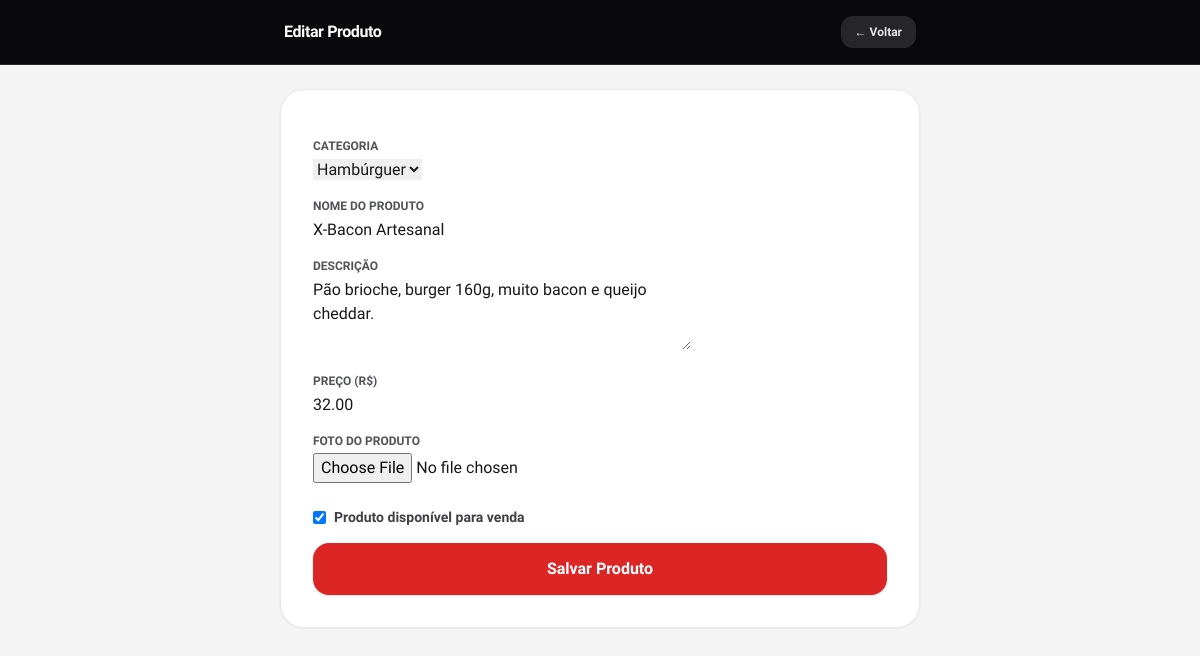
Screenshot of /produto/1/editar/ (signed in) with the database file from the repository.
### delivery/models.py (models this page shows, shortened)
class Produto(models.Model):
    categoria = models.ForeignKey(Categoria, on_delete=models.CASCADE, related_name="produtos")
    nome = models.CharField(max_length=150)
    descricao = models.TextField(blank=True, help_text="Ingredientes e detalhes")
    preco = models.DecimalField(max_digits=8, decimal_places=2)
    imagem = models.ImageField(upload_to="produtos/", blank=True, null=True)
    disponivel = models.BooleanField(default=True)
    class Meta:
        verbose_name_plural = "Produtos"

### delivery/views.py (the view)
# urls.py: path('produto/<int:produto_id>/editar/', views.produto_editar_view, name='produto_editar'),
@login_required
def produto_editar_view(request, produto_id):
    produto = get_object_or_404(Produto, id=produto_id)
    if request.method == 'POST':
        form = ProdutoForm(request.POST, request.FILES, instance=produto)
        if form.is_valid():
            form.save()
            return redirect('produto_detalhe', produto_id=produto.id)
    else:
        form = ProdutoForm(instance=produto)
    return render(request, 'delivery/produto_form.html', {
        'form': form,
        'titulo': 'Editar Produto',
        'produto': produto
    })

### delivery/forms.py
class ProdutoForm(forms.ModelForm):
    class Meta:
        model = Produto
        fields = ['categoria', 'nome', 'descricao', 'preco', 'imagem', 'disponivel']
        widgets = {
            'categoria': forms.Select(attrs={'class': 'form-select rounded-3'}),
            'nome': forms.TextInput(attrs={'class': 'form-control rounded-3'}),
            'descricao': forms.Textarea(attrs={'class': 'form-control rounded-3', 'rows': 3}),
            'preco': forms.NumberInput(attrs={'class': 'form-control rounded-3', 'step': '0.01'}),
            'imagem': forms.FileInput(attrs={'class': 'form-control rounded-3'}),
            'disponivel': forms.CheckboxInput(attrs={'class': 'form-check-input'}),
        }

### delivery/models.py (called while the page is built)
    def __str__(self):
        return self.nome

### delivery/templates/delivery/produto_form.html (shortened to what this page needs)
<!DOCTYPE html>
<html lang="pt-br">
<head>
    <script src="https://cdn.tailwindcss.com"></script>
</head>
<body class="bg-zinc-100 text-zinc-900 min-h-screen pb-20 antialiased">
    <header class="bg-zinc-950 text-white border-b border-zinc-800">
        <div class="max-w-2xl mx-auto px-5 py-4 flex items-center justify-between">
            <h1 class="text-base font-bold tracking-tight">{{ titulo }}</h1>
            <a href="{% url 'cardapio' %}" class="text-xs font-semibold bg-zinc-800 hover:bg-zinc-700 text-zinc-200 px-3.5 py-2 rounded-xl transition">
                ← Voltar
            </a>
        </div>
    </header>
    <main class="max-w-2xl mx-auto px-4 mt-6">
        <div class="bg-white rounded-3xl border border-zinc-200/80 shadow-sm p-6 md:p-8">
            <form method="post" enctype="multipart/form-data" class="space-y-4">
                <div>
                    <label class="block text-xs font-bold uppercase text-zinc-600 mb-1">Categoria</label>
                    {{ form.categoria }}
                </div>
                <div>
                    <label class="block text-xs font-bold uppercase text-zinc-600 mb-1">Nome do Produto</label>
                    {{ form.nome }}
                </div>
                <div>
                    <label class="block text-xs font-bold uppercase text-zinc-600 mb-1">Descrição</label>
                    {{ form.descricao }}
                </div>
                <div>
                    <label class="block text-xs font-bold uppercase text-zinc-600 mb-1">Preço (R$)</label>
                    {{ form.preco }}
                </div>
                <div>
                    <label class="block text-xs font-bold uppercase text-zinc-600 mb-1">Foto do Produto</label>
                    {{ form.imagem }}
                </div>
                <div class="flex items-center gap-2 pt-2">
                    {{ form.disponivel }}
                    <label class="text-sm font-semibold text-zinc-700">Produto disponível para venda</label>
                </div>
                <button type="submit" class="w-full bg-red-600 hover:bg-red-700 text-white font-bold py-3.5 px-4 rounded-2xl shadow transition text-sm md:text-base mt-4">
                    Salvar Produto
                </button>
            </form>
        </div>
    </main>
</body>
</html>

### delivery/templates/delivery/produto_form.html (style rules this page uses)
body { font-family: 'Plus Jakarta Sans', sans-serif; }

### rows the page displays
Produto: categoria "Hambúrguer", nome "X-Bacon Artesanal", descricao "Pão brioche, burger 160g, muito bacon e queijo cheddar.", preco "32.00", disponivel "☑"

### other values shown
{{ titulo }} "Editar Produto"
